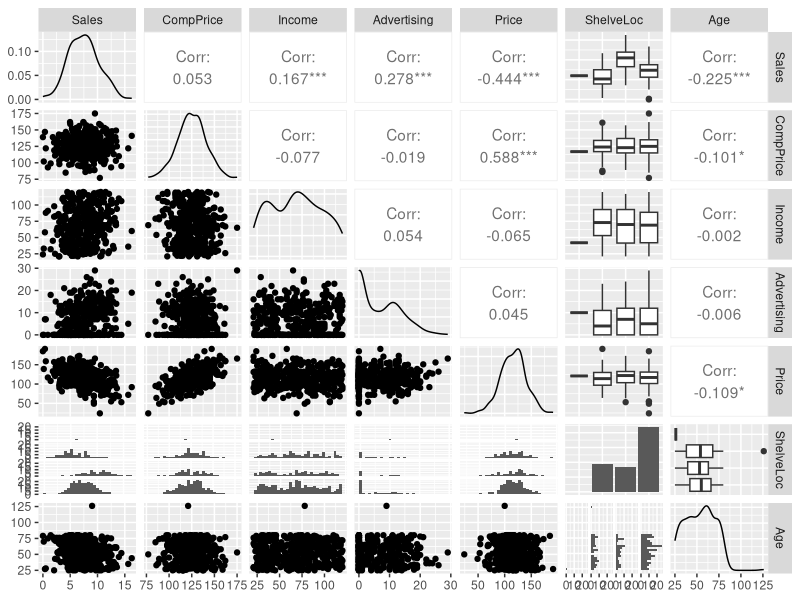
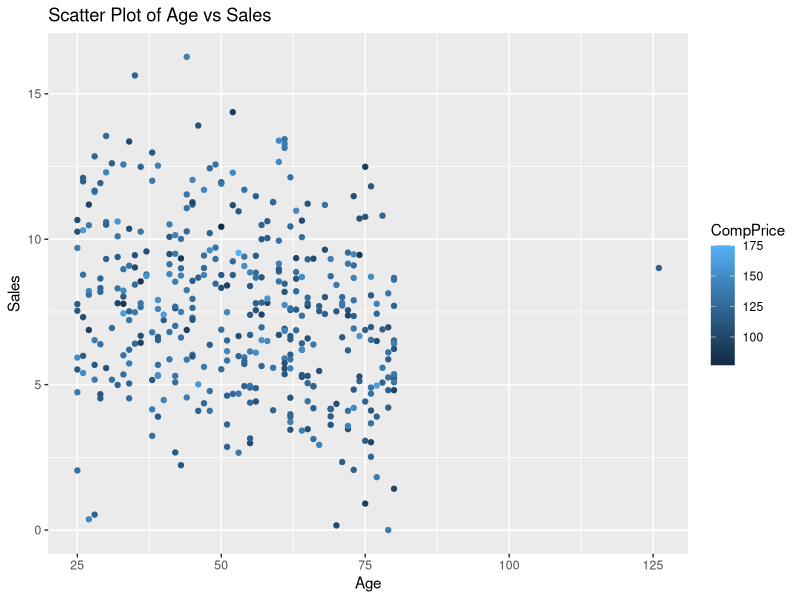

The R script that drew these images, in order:
## ---- chunk 1
library(tidyverse)
library(GGally)
## ---- chunk 2
Carseats <- read_delim("Carseats_mod2.csv", delim = ";", na = ".", skip = 3)
## ---- chunk 3
Carseats
## ---- chunk 4
Carseats <- Carseats |>
  mutate(Sales = as.numeric(Sales),
         CompPrice = as.numeric(CompPrice),
         Income = as.numeric(Income),
         Advertising = as.numeric(Advertising),
         Population = as.numeric(Population),
         Price = as.numeric(Price),
         Age = as.numeric(Age),
         Education = as.numeric(Education))
## ---- chunk 5
Carseats
## ---- chunk 6
summary(Carseats|>mutate(across(where(is.character),factor)))
## ---- chunk 7
Carseats2 <- na.omit(Carseats)
## ---- chunk 8
summary(Carseats2|>mutate(across(where(is.character),factor)))
## ---- chunk 9
selected_data <- Carseats2 |> select(Sales:Advertising, Price:Age)
## ---- chunk 10
ggpairs(selected_data, progress=FALSE)
## ---- chunk 11
Carseats2 <- Carseats2 |> mutate(ShelveLoc = if_else(ShelveLoc == "bad", "Bad", ShelveLoc))
## ---- chunk 12
summary(Carseats2|>mutate(across(where(is.character),factor)))
## ---- chunk 13
mean_price_summary <- Carseats2 |>
  group_by(Urban, ShelveLoc) |>
  summarize(mean_price = mean(Price), .groups='drop')
## ---- chunk 14
print(mean_price_summary)
## ---- chunk 15
ggplot(Carseats2, aes(x = Age, y = Sales, color = CompPrice)) +
  geom_point() +
  labs(title = "Scatter Plot of Age vs Sales",
       x = "Age",
       y = "Sales",
       color = "CompPrice")
